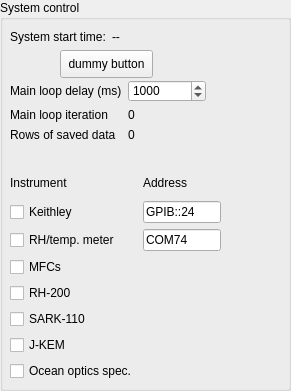
   <widget class="QGroupBox" name="system_control_box">
    <property name="geometry">
     <rect>
      <x>10</x>
      <y>10</y>
      <width>291</width>
      <height>391</height>
     </rect>
    </property>
    <property name="autoFillBackground">
     <bool>false</bool>
    </property>
    <property name="styleSheet">
     <string notr="true">QGroupBox#system_control_box{
border: 1px solid gray;
border-radius: 2px;
margin-top: 0.5em;
}

QGroupBox#system_control_box::title{
subcontrol-origin: margin;
left: 10px;
padding: 0 3px 0 3px;
}</string>
    </property>
    <property name="title">
     <string>System control</string>
    </property>
    <property name="flat">
     <bool>false</bool>
    </property>
    <widget class="QWidget" name="formLayoutWidget_2">
     <property name="geometry">
      <rect>
       <x>10</x>
       <y>80</y>
       <width>196</width>
       <height>81</height>
      </rect>
     </property>
     <layout class="QFormLayout" name="system_loop_grid">
      <item row="1" column="0">
       <widget class="QLabel" name="main_loop_delay_label">
        <property name="text">
         <string>Main loop delay (ms)</string>
        </property>
       </widget>
      </item>
      <item row="2" column="0">
       <widget class="QLabel" name="main_loop_iteration_label">
        <property name="text">
         <string>Main loop iteration</string>
        </property>
       </widget>
      </item>
      <item row="2" column="1">
       <widget class="QLabel" name="main_loop_counter_display">
        <property name="text">
         <string>0</string>
        </property>
       </widget>
      </item>
      <item row="3" column="0">
       <widget class="QLabel" name="rows_of_saved_data_label">
        <property name="text">
         <string>Rows of saved data</string>
        </property>
       </widget>
      </item>
      <item row="3" column="1">
       <widget class="QLabel" name="rows_of_saved_data">
        <property name="text">
         <string>0</string>
        </property>
       </widget>
      </item>
      <item row="1" column="1">
       <widget class="QSpinBox" name="set_main_loop_delay">
        <property name="minimum">
         <number>200</number>
        </property>
        <property name="maximum">
         <number>50000</number>
        </property>
        <property name="singleStep">
         <number>200</number>
        </property>
        <property name="value">
         <number>1000</number>
        </property>
       </widget>
      </item>
     </layout>
    </widget>
    <widget class="QWidget" name="formLayoutWidget_5">
     <property name="geometry">
      <rect>
       <x>10</x>
       <y>30</y>
       <width>271</width>
       <height>21</height>
      </rect>
     </property>
     <layout class="QFormLayout" name="sys_start_time_grid">
      <item row="0" column="0">
       <widget class="QLabel" name="app_start_time_label">
        <property name="text">
         <string>System start time:</string>
        </property>
       </widget>
      </item>
      <item row="0" column="1">
       <widget class="QLabel" name="app_start_time_display">
        <property name="text">
         <string>--</string>
        </property>
       </widget>
      </item>
     </layout>
    </widget>
    <widget class="QWidget" name="gridLayoutWidget">
     <property name="geometry">
      <rect>
       <x>10</x>
       <y>170</y>
       <width>211</width>
       <height>211</height>
      </rect>
     </property>
     <layout class="QGridLayout" name="instruments_connected_grid">
      <item row="7" column="0">
       <widget class="QCheckBox" name="oo_on">
        <property name="text">
         <string>Ocean optics spec.</string>
        </property>
       </widget>
      </item>
      <item row="0" column="0">
       <widget class="QLabel" name="instrument_label">
        <property name="text">
         <string>Instrument</string>
        </property>
       </widget>
      </item>
      <item row="1" column="1">
       <widget class="QLineEdit" name="keith_address">
        <property name="enabled">
         <bool>true</bool>
        </property>
        <property name="text">
         <string>GPIB::24</string>
        </property>
        <property name="placeholderText">
         <string>GPIB::24</string>
        </property>
       </widget>
      </item>
      <item row="1" column="0">
       <widget class="QCheckBox" name="keithley_on">
        <property name="text">
         <string>Keithley</string>
        </property>
        <property name="checked">
         <bool>false</bool>
        </property>
        <property name="tristate">
         <bool>false</bool>
        </property>
       </widget>
      </item>
      <item row="0" column="1">
       <widget class="QLabel" name="dev_address_label">
        <property name="text">
         <string>Address</string>
        </property>
       </widget>
      </item>
      <item row="2" column="1">
       <widget class="QLineEdit" name="rhmeter_address">
        <property name="enabled">
         <bool>true</bool>
        </property>
        <property name="text">
         <string>COM74</string>
        </property>
        <property name="placeholderText">
         <string>COM74</string>
        </property>
       </widget>
      </item>
      <item row="2" column="0">
       <widget class="QCheckBox" name="rhmeter_on">
        <property name="text">
         <string>RH/temp. meter</string>
        </property>
       </widget>
      </item>
      <item row="4" column="0">
       <widget class="QCheckBox" name="rh200_on">
        <property name="enabled">
         <bool>true</bool>
        </property>
        <property name="text">
         <string>RH-200</string>
        </property>
        <property name="checkable">
         <bool>true</bool>
        </property>
        <property name="checked">
         <bool>false</bool>
        </property>
        <property name="tristate">
         <bool>false</bool>
        </property>
       </widget>
      </item>
      <item row="6" column="0">
       <widget class="QCheckBox" name="jkem_on">
        <property name="text">
         <string>J-KEM</string>
        </property>
       </widget>
      </item>
      <item row="3" column="0">
       <widget class="QCheckBox" name="mfcs_on">
        <property name="enabled">
         <bool>true</bool>
        </property>
        <property name="text">
         <string>MFCs</string>
        </property>
        <property name="checkable">
         <bool>true</bool>
        </property>
        <property name="checked">
         <bool>false</bool>
        </property>
        <property name="tristate">
         <bool>false</bool>
        </property>
       </widget>
      </item>
      <item row="5" column="0">
       <widget class="QCheckBox" name="sark_on">
        <property name="text">
         <string>SARK-110</string>
        </property>
       </widget>
      </item>
     </layout>
    </widget>
    <widget class="QPushButton" name="dummy_button">
     <property name="geometry">
      <rect>
       <x>60</x>
       <y>50</y>
       <width>93</width>
       <height>28</height>
      </rect>
     </property>
     <property name="text">
      <string>dummy button</string>
     </property>
    </widget>
   </widget>
